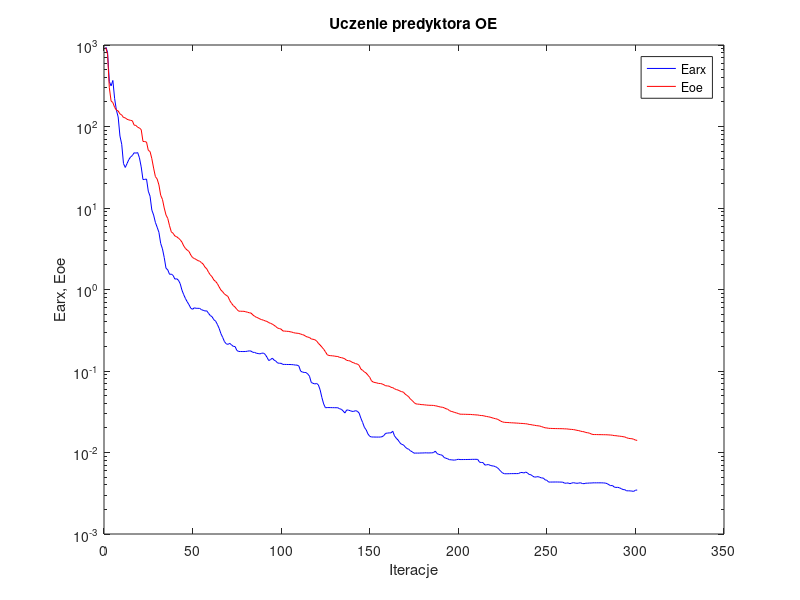
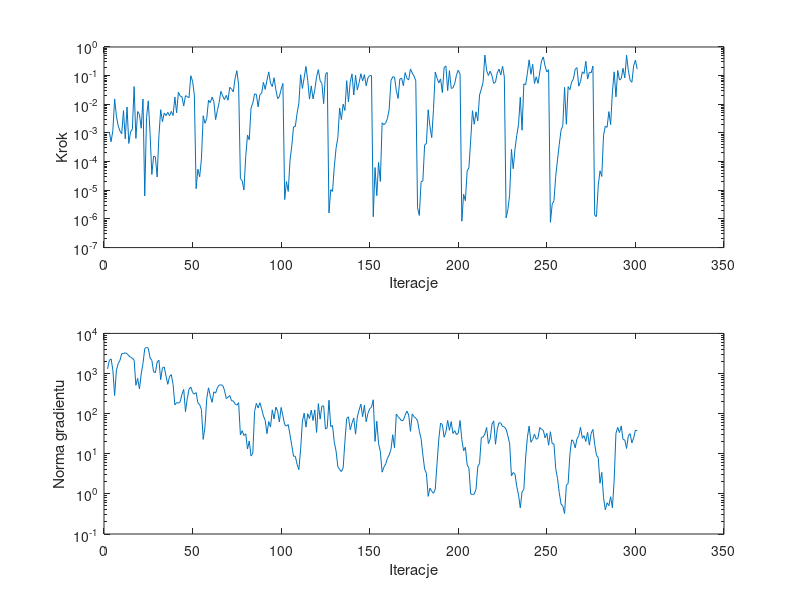

MATLAB code for these plots, in order:
%uczenie predyktora oe
clear all;
n=0; farx(n+1)=9.450425e+002; foe(n+1)=9.281779e+002; wspucz(n+1)=0.000000e+000; ng(n+1)=0.000000e+000;
%odnowa zmiennej metryki
n=1; farx(n+1)=8.193533e+002; foe(n+1)=7.714993e+002; krok(n+1)=1.025308e-003; ng(n+1)=1.305958e+003;
n=2; farx(n+1)=3.568663e+002; foe(n+1)=2.990504e+002; krok(n+1)=1.066758e-003; ng(n+1)=2.120636e+003;
n=3; farx(n+1)=3.152611e+002; foe(n+1)=2.058441e+002; krok(n+1)=4.927090e-004; ng(n+1)=2.316911e+003;
n=4; farx(n+1)=3.671749e+002; foe(n+1)=1.965843e+002; krok(n+1)=1.228039e-003; ng(n+1)=1.220611e+003;
n=5; farx(n+1)=2.197220e+002; foe(n+1)=1.718151e+002; krok(n+1)=1.540553e-002; ng(n+1)=2.831432e+002;
n=6; farx(n+1)=1.583467e+002; foe(n+1)=1.593232e+002; krok(n+1)=3.869544e-003; ng(n+1)=1.213647e+003;
n=7; farx(n+1)=1.306756e+002; foe(n+1)=1.550737e+002; krok(n+1)=1.772228e-003; ng(n+1)=1.759949e+003;
n=8; farx(n+1)=7.643432e+001; foe(n+1)=1.428670e+002; krok(n+1)=1.177085e-003; ng(n+1)=2.121231e+003;
n=9; farx(n+1)=6.059967e+001; foe(n+1)=1.385087e+002; krok(n+1)=9.352282e-004; ng(n+1)=3.139007e+003;
n=10; farx(n+1)=3.512722e+001; foe(n+1)=1.289128e+002; krok(n+1)=5.997467e-003; ng(n+1)=3.118244e+003;
n=11; farx(n+1)=3.144267e+001; foe(n+1)=1.277614e+002; krok(n+1)=6.222250e-004; ng(n+1)=3.287329e+003;
n=12; farx(n+1)=3.507583e+001; foe(n+1)=1.226573e+002; krok(n+1)=8.055458e-003; ng(n+1)=3.130888e+003;
n=13; farx(n+1)=3.921893e+001; foe(n+1)=1.205128e+002; krok(n+1)=4.302795e-004; ng(n+1)=2.766331e+003;
n=14; farx(n+1)=4.227875e+001; foe(n+1)=1.189122e+002; krok(n+1)=1.088038e-003; ng(n+1)=2.543309e+003;
n=15; farx(n+1)=4.404512e+001; foe(n+1)=1.176201e+002; krok(n+1)=1.338974e-003; ng(n+1)=2.405591e+003;
n=16; farx(n+1)=4.762268e+001; foe(n+1)=1.040075e+002; krok(n+1)=4.149438e-002; ng(n+1)=2.160551e+003;
n=17; farx(n+1)=4.710027e+001; foe(n+1)=1.030559e+002; krok(n+1)=6.465635e-004; ng(n+1)=5.093460e+002;
n=18; farx(n+1)=4.787236e+001; foe(n+1)=9.791938e+001; krok(n+1)=5.608324e-003; ng(n+1)=7.605725e+002;
n=19; farx(n+1)=4.129221e+001; foe(n+1)=9.582288e+001; krok(n+1)=4.464102e-003; ng(n+1)=4.122665e+002;
n=20; farx(n+1)=3.195707e+001; foe(n+1)=9.168030e+001; krok(n+1)=1.463096e-003; ng(n+1)=9.770534e+002;
n=21; farx(n+1)=2.231763e+001; foe(n+1)=6.554845e+001; krok(n+1)=1.522640e-002; ng(n+1)=1.775976e+003;
n=22; farx(n+1)=2.243131e+001; foe(n+1)=6.533486e+001; krok(n+1)=6.371971e-006; ng(n+1)=4.180793e+003;
n=23; farx(n+1)=2.267718e+001; foe(n+1)=6.446662e+001; krok(n+1)=3.446556e-003; ng(n+1)=4.524087e+003;
n=24; farx(n+1)=1.609781e+001; foe(n+1)=5.108625e+001; krok(n+1)=1.321526e-002; ng(n+1)=4.250804e+003;
n=25; farx(n+1)=1.394326e+001; foe(n+1)=4.928123e+001; krok(n+1)=9.589643e-004; ng(n+1)=2.440019e+003;
%odnowa zmiennej metryki
n=26; farx(n+1)=9.429224e+000; foe(n+1)=4.031125e+001; krok(n+1)=3.565361e-005; ng(n+1)=2.141623e+003;
n=27; farx(n+1)=8.204448e+000; foe(n+1)=3.090325e+001; krok(n+1)=1.545193e-004; ng(n+1)=1.107180e+003;
n=28; farx(n+1)=6.668957e+000; foe(n+1)=2.430890e+001; krok(n+1)=1.460087e-004; ng(n+1)=1.044670e+003;
n=29; farx(n+1)=5.810876e+000; foe(n+1)=2.269131e+001; krok(n+1)=2.922588e-005; ng(n+1)=1.936202e+003;
n=30; farx(n+1)=5.034953e+000; foe(n+1)=1.921995e+001; krok(n+1)=8.062699e-004; ng(n+1)=2.149681e+003;
n=31; farx(n+1)=3.674674e+000; foe(n+1)=1.431204e+001; krok(n+1)=6.475792e-003; ng(n+1)=7.024888e+002;
n=32; farx(n+1)=3.154122e+000; foe(n+1)=1.275861e+001; krok(n+1)=2.476861e-003; ng(n+1)=1.386277e+003;
n=33; farx(n+1)=2.467461e+000; foe(n+1)=1.000143e+001; krok(n+1)=4.974973e-003; ng(n+1)=1.452309e+003;
n=34; farx(n+1)=1.823467e+000; foe(n+1)=8.218011e+000; krok(n+1)=4.011567e-003; ng(n+1)=8.671198e+002;
n=35; farx(n+1)=1.740787e+000; foe(n+1)=7.434826e+000; krok(n+1)=5.233259e-003; ng(n+1)=5.381138e+002;
n=36; farx(n+1)=1.535198e+000; foe(n+1)=6.051893e+000; krok(n+1)=3.990929e-003; ng(n+1)=8.407556e+002;
n=37; farx(n+1)=1.543830e+000; foe(n+1)=5.095405e+000; krok(n+1)=5.680993e-003; ng(n+1)=9.341497e+002;
n=38; farx(n+1)=1.490406e+000; foe(n+1)=4.897244e+000; krok(n+1)=4.064431e-003; ng(n+1)=5.361831e+002;
n=39; farx(n+1)=1.341759e+000; foe(n+1)=4.539682e+000; krok(n+1)=1.785641e-002; ng(n+1)=1.644396e+002;
n=40; farx(n+1)=1.355372e+000; foe(n+1)=4.445444e+000; krok(n+1)=5.062842e-003; ng(n+1)=1.886162e+002;
n=41; farx(n+1)=1.301348e+000; foe(n+1)=4.267720e+000; krok(n+1)=2.642647e-002; ng(n+1)=1.831137e+002;
n=42; farx(n+1)=1.180429e+000; foe(n+1)=4.083657e+000; krok(n+1)=1.923658e-002; ng(n+1)=1.969619e+002;
n=43; farx(n+1)=9.821249e-001; foe(n+1)=3.811219e+000; krok(n+1)=1.865271e-002; ng(n+1)=3.036244e+002;
n=44; farx(n+1)=8.640319e-001; foe(n+1)=3.428215e+000; krok(n+1)=8.751130e-003; ng(n+1)=4.010385e+002;
n=45; farx(n+1)=7.734079e-001; foe(n+1)=3.185820e+000; krok(n+1)=2.000182e-002; ng(n+1)=1.123156e+002;
n=46; farx(n+1)=7.053953e-001; foe(n+1)=3.041982e+000; krok(n+1)=1.859561e-002; ng(n+1)=2.359585e+002;
n=47; farx(n+1)=6.504308e-001; foe(n+1)=2.926892e+000; krok(n+1)=1.702114e-002; ng(n+1)=4.084513e+002;
n=48; farx(n+1)=5.885147e-001; foe(n+1)=2.646541e+000; krok(n+1)=9.907791e-002; ng(n+1)=4.597150e+002;
n=49; farx(n+1)=5.723749e-001; foe(n+1)=2.466547e+000; krok(n+1)=6.418507e-002; ng(n+1)=3.388972e+002;
n=50; farx(n+1)=5.962617e-001; foe(n+1)=2.400542e+000; krok(n+1)=2.097129e-002; ng(n+1)=3.056942e+002;
%odnowa zmiennej metryki
n=51; farx(n+1)=5.879768e-001; foe(n+1)=2.340149e+000; krok(n+1)=1.138585e-005; ng(n+1)=3.343463e+002;
n=52; farx(n+1)=5.876031e-001; foe(n+1)=2.260307e+000; krok(n+1)=5.445660e-005; ng(n+1)=1.861285e+002;
n=53; farx(n+1)=5.868256e-001; foe(n+1)=2.228951e+000; krok(n+1)=2.952483e-005; ng(n+1)=1.674279e+002;
n=54; farx(n+1)=5.659200e-001; foe(n+1)=2.136136e+000; krok(n+1)=1.250530e-004; ng(n+1)=1.269108e+002;
n=55; farx(n+1)=5.554376e-001; foe(n+1)=2.047608e+000; krok(n+1)=3.985480e-003; ng(n+1)=2.284831e+001;
n=56; farx(n+1)=5.446915e-001; foe(n+1)=1.881074e+000; krok(n+1)=2.176076e-003; ng(n+1)=4.670027e+001;
n=57; farx(n+1)=5.477125e-001; foe(n+1)=1.794227e+000; krok(n+1)=3.209934e-003; ng(n+1)=2.368840e+002;
n=58; farx(n+1)=5.099789e-001; foe(n+1)=1.629977e+000; krok(n+1)=1.401574e-002; ng(n+1)=4.404554e+002;
n=59; farx(n+1)=4.792495e-001; foe(n+1)=1.511898e+000; krok(n+1)=1.136199e-002; ng(n+1)=2.770129e+002;
n=60; farx(n+1)=4.637162e-001; foe(n+1)=1.432486e+000; krok(n+1)=1.775074e-002; ng(n+1)=1.914145e+002;
n=61; farx(n+1)=4.256432e-001; foe(n+1)=1.309054e+000; krok(n+1)=1.254988e-002; ng(n+1)=3.498537e+002;
n=62; farx(n+1)=4.093367e-001; foe(n+1)=1.255840e+000; krok(n+1)=2.926191e-003; ng(n+1)=3.242104e+002;
n=63; farx(n+1)=3.730106e-001; foe(n+1)=1.180708e+000; krok(n+1)=6.071802e-003; ng(n+1)=4.412112e+002;
n=64; farx(n+1)=3.334623e-001; foe(n+1)=1.075565e+000; krok(n+1)=1.159819e-002; ng(n+1)=5.144263e+002;
n=65; farx(n+1)=2.874183e-001; foe(n+1)=9.844744e-001; krok(n+1)=2.835564e-002; ng(n+1)=5.229826e+002;
n=66; farx(n+1)=2.581264e-001; foe(n+1)=9.386892e-001; krok(n+1)=1.973299e-002; ng(n+1)=5.037359e+002;
n=67; farx(n+1)=2.294177e-001; foe(n+1)=8.796234e-001; krok(n+1)=1.464382e-002; ng(n+1)=3.857139e+002;
n=68; farx(n+1)=2.156605e-001; foe(n+1)=8.494045e-001; krok(n+1)=2.043074e-002; ng(n+1)=2.376197e+002;
n=69; farx(n+1)=2.123043e-001; foe(n+1)=8.206279e-001; krok(n+1)=1.388291e-002; ng(n+1)=2.559373e+002;
n=70; farx(n+1)=2.183723e-001; foe(n+1)=7.307357e-001; krok(n+1)=3.923333e-002; ng(n+1)=2.830959e+002;
n=71; farx(n+1)=2.091693e-001; foe(n+1)=6.762475e-001; krok(n+1)=3.393376e-002; ng(n+1)=2.086512e+002;
n=72; farx(n+1)=2.004432e-001; foe(n+1)=6.346275e-001; krok(n+1)=2.710756e-002; ng(n+1)=2.080000e+002;
n=73; farx(n+1)=1.995985e-001; foe(n+1)=6.073630e-001; krok(n+1)=8.044705e-002; ng(n+1)=1.742443e+002;
n=74; farx(n+1)=1.787019e-001; foe(n+1)=5.704792e-001; krok(n+1)=1.490738e-001; ng(n+1)=1.631867e+002;
n=75; farx(n+1)=1.736469e-001; foe(n+1)=5.423318e-001; krok(n+1)=4.674985e-002; ng(n+1)=1.880887e+002;
%odnowa zmiennej metryki
n=76; farx(n+1)=1.735748e-001; foe(n+1)=5.414031e-001; krok(n+1)=2.571568e-005; ng(n+1)=2.947045e+001;
n=77; farx(n+1)=1.733511e-001; foe(n+1)=5.403600e-001; krok(n+1)=2.139878e-005; ng(n+1)=3.763593e+001;
n=78; farx(n+1)=1.733195e-001; foe(n+1)=5.400251e-001; krok(n+1)=1.023989e-005; ng(n+1)=2.844154e+001;
n=79; farx(n+1)=1.737352e-001; foe(n+1)=5.327043e-001; krok(n+1)=1.500113e-004; ng(n+1)=3.151686e+001;
n=80; farx(n+1)=1.749366e-001; foe(n+1)=5.266715e-001; krok(n+1)=8.467050e-004; ng(n+1)=1.312887e+001;
n=81; farx(n+1)=1.766915e-001; foe(n+1)=5.180893e-001; krok(n+1)=5.769914e-004; ng(n+1)=2.072601e+001;
n=82; farx(n+1)=1.756046e-001; foe(n+1)=5.140131e-001; krok(n+1)=7.444102e-003; ng(n+1)=8.775289e+000;
n=83; farx(n+1)=1.694774e-001; foe(n+1)=4.882082e-001; krok(n+1)=1.095618e-002; ng(n+1)=1.032868e+001;
n=84; farx(n+1)=1.692486e-001; foe(n+1)=4.698369e-001; krok(n+1)=2.307159e-002; ng(n+1)=1.126159e+002;
n=85; farx(n+1)=1.652279e-001; foe(n+1)=4.562317e-001; krok(n+1)=2.223039e-002; ng(n+1)=1.811356e+002;
n=86; farx(n+1)=1.638649e-001; foe(n+1)=4.475643e-001; krok(n+1)=8.130648e-003; ng(n+1)=1.384285e+002;
n=87; farx(n+1)=1.621693e-001; foe(n+1)=4.349839e-001; krok(n+1)=2.191235e-002; ng(n+1)=1.875986e+002;
n=88; farx(n+1)=1.651359e-001; foe(n+1)=4.269051e-001; krok(n+1)=2.439969e-002; ng(n+1)=1.317197e+002;
n=89; farx(n+1)=1.659311e-001; foe(n+1)=4.203091e-001; krok(n+1)=5.857529e-002; ng(n+1)=8.711740e+001;
n=90; farx(n+1)=1.599185e-001; foe(n+1)=4.117803e-001; krok(n+1)=3.320390e-002; ng(n+1)=6.788427e+001;
n=91; farx(n+1)=1.474259e-001; foe(n+1)=4.058090e-001; krok(n+1)=6.995615e-002; ng(n+1)=3.175226e+001;
n=92; farx(n+1)=1.343183e-001; foe(n+1)=3.924216e-001; krok(n+1)=1.355389e-001; ng(n+1)=6.333225e+001;
n=93; farx(n+1)=1.379599e-001; foe(n+1)=3.845606e-001; krok(n+1)=5.465714e-002; ng(n+1)=4.642680e+001;
n=94; farx(n+1)=1.437884e-001; foe(n+1)=3.762995e-001; krok(n+1)=4.161404e-002; ng(n+1)=1.240302e+002;
n=95; farx(n+1)=1.362042e-001; foe(n+1)=3.637944e-001; krok(n+1)=8.430727e-002; ng(n+1)=7.379500e+001;
n=96; farx(n+1)=1.321328e-001; foe(n+1)=3.512169e-001; krok(n+1)=3.272372e-002; ng(n+1)=1.457943e+002;
n=97; farx(n+1)=1.254715e-001; foe(n+1)=3.357380e-001; krok(n+1)=1.586441e-002; ng(n+1)=1.159882e+002;
n=98; farx(n+1)=1.244550e-001; foe(n+1)=3.321559e-001; krok(n+1)=1.859267e-002; ng(n+1)=6.179287e+001;
n=99; farx(n+1)=1.241910e-001; foe(n+1)=3.261217e-001; krok(n+1)=3.360874e-002; ng(n+1)=1.428372e+002;
n=100; farx(n+1)=1.204969e-001; foe(n+1)=3.096203e-001; krok(n+1)=5.359529e-002; ng(n+1)=8.798483e+001;
%odnowa zmiennej metryki
n=101; farx(n+1)=1.205099e-001; foe(n+1)=3.090020e-001; krok(n+1)=4.748910e-006; ng(n+1)=5.307806e+001;
n=102; farx(n+1)=1.202948e-001; foe(n+1)=3.071568e-001; krok(n+1)=2.020511e-005; ng(n+1)=4.873514e+001;
n=103; farx(n+1)=1.201364e-001; foe(n+1)=3.063941e-001; krok(n+1)=9.109987e-006; ng(n+1)=5.330466e+001;
n=104; farx(n+1)=1.201842e-001; foe(n+1)=3.032822e-001; krok(n+1)=1.089132e-004; ng(n+1)=2.954603e+001;
n=105; farx(n+1)=1.197701e-001; foe(n+1)=3.002417e-001; krok(n+1)=3.517334e-004; ng(n+1)=1.610636e+001;
n=106; farx(n+1)=1.193893e-001; foe(n+1)=2.955834e-001; krok(n+1)=1.632192e-003; ng(n+1)=8.664952e+000;
n=107; farx(n+1)=1.182309e-001; foe(n+1)=2.920947e-001; krok(n+1)=1.674853e-003; ng(n+1)=8.676157e+000;
n=108; farx(n+1)=1.181358e-001; foe(n+1)=2.908958e-001; krok(n+1)=4.883941e-003; ng(n+1)=5.449218e+000;
n=109; farx(n+1)=1.151181e-001; foe(n+1)=2.887439e-001; krok(n+1)=1.086709e-002; ng(n+1)=4.013279e+000;
n=110; farx(n+1)=9.970494e-002; foe(n+1)=2.839789e-001; krok(n+1)=1.076361e-001; ng(n+1)=1.299204e+001;
n=111; farx(n+1)=9.706023e-002; foe(n+1)=2.797460e-001; krok(n+1)=3.579274e-002; ng(n+1)=6.512145e+001;
n=112; farx(n+1)=9.599409e-002; foe(n+1)=2.749309e-001; krok(n+1)=8.430727e-002; ng(n+1)=1.024160e+002;
n=113; farx(n+1)=9.577367e-002; foe(n+1)=2.653300e-001; krok(n+1)=2.094296e-001; ng(n+1)=4.611913e+001;
n=114; farx(n+1)=9.218131e-002; foe(n+1)=2.606579e-001; krok(n+1)=6.954057e-002; ng(n+1)=9.974074e+001;
n=115; farx(n+1)=8.628188e-002; foe(n+1)=2.579408e-001; krok(n+1)=1.519863e-002; ng(n+1)=7.552712e+001;
n=116; farx(n+1)=7.238502e-002; foe(n+1)=2.471595e-001; krok(n+1)=4.388300e-002; ng(n+1)=1.226843e+002;
n=117; farx(n+1)=7.062978e-002; foe(n+1)=2.451802e-001; krok(n+1)=1.547432e-002; ng(n+1)=6.748479e+001;
n=118; farx(n+1)=6.935675e-002; foe(n+1)=2.419539e-001; krok(n+1)=3.209254e-002; ng(n+1)=1.240562e+002;
n=119; farx(n+1)=7.038444e-002; foe(n+1)=2.340016e-001; krok(n+1)=9.137743e-002; ng(n+1)=3.403568e+001;
n=120; farx(n+1)=6.762538e-002; foe(n+1)=2.188325e-001; krok(n+1)=1.619492e-001; ng(n+1)=1.782197e+002;
n=121; farx(n+1)=5.878674e-002; foe(n+1)=2.083134e-001; krok(n+1)=6.659180e-002; ng(n+1)=7.303487e+001;
n=122; farx(n+1)=4.727341e-002; foe(n+1)=1.964133e-001; krok(n+1)=5.335388e-002; ng(n+1)=1.546272e+002;
n=123; farx(n+1)=3.944672e-002; foe(n+1)=1.851766e-001; krok(n+1)=1.058808e-002; ng(n+1)=1.559569e+002;
n=124; farx(n+1)=3.539921e-002; foe(n+1)=1.722255e-001; krok(n+1)=1.096649e-001; ng(n+1)=4.143339e+001;
n=125; farx(n+1)=3.560353e-002; foe(n+1)=1.585265e-001; krok(n+1)=1.291716e-001; ng(n+1)=4.436195e+001;
%odnowa zmiennej metryki
n=126; farx(n+1)=3.558482e-002; foe(n+1)=1.549653e-001; krok(n+1)=1.620713e-006; ng(n+1)=2.155694e+002;
n=127; farx(n+1)=3.556077e-002; foe(n+1)=1.542359e-001; krok(n+1)=1.051121e-005; ng(n+1)=4.737354e+001;
n=128; farx(n+1)=3.549625e-002; foe(n+1)=1.535214e-001; krok(n+1)=9.107769e-006; ng(n+1)=5.098029e+001;
n=129; farx(n+1)=3.547415e-002; foe(n+1)=1.525832e-001; krok(n+1)=6.596475e-005; ng(n+1)=1.939900e+001;
n=130; farx(n+1)=3.543962e-002; foe(n+1)=1.511788e-001; krok(n+1)=2.917458e-004; ng(n+1)=1.173149e+001;
n=131; farx(n+1)=3.541150e-002; foe(n+1)=1.506450e-001; krok(n+1)=6.822427e-004; ng(n+1)=4.779771e+000;
n=132; farx(n+1)=3.440327e-002; foe(n+1)=1.468530e-001; krok(n+1)=7.444102e-003; ng(n+1)=4.042764e+000;
n=133; farx(n+1)=3.389773e-002; foe(n+1)=1.459210e-001; krok(n+1)=2.929274e-003; ng(n+1)=3.604275e+000;
n=134; farx(n+1)=3.234493e-002; foe(n+1)=1.438744e-001; krok(n+1)=1.012568e-002; ng(n+1)=4.423431e+000;
n=135; farx(n+1)=3.051440e-002; foe(n+1)=1.407591e-001; krok(n+1)=6.130766e-003; ng(n+1)=2.058213e+001;
n=136; farx(n+1)=3.330339e-002; foe(n+1)=1.350222e-001; krok(n+1)=6.692082e-002; ng(n+1)=7.537917e+001;
n=137; farx(n+1)=3.304896e-002; foe(n+1)=1.339503e-001; krok(n+1)=1.219985e-002; ng(n+1)=8.336954e+001;
n=138; farx(n+1)=3.258893e-002; foe(n+1)=1.326594e-001; krok(n+1)=6.013604e-002; ng(n+1)=3.954908e+001;
n=139; farx(n+1)=3.196716e-002; foe(n+1)=1.281202e-001; krok(n+1)=1.150668e-001; ng(n+1)=5.808856e+001;
n=140; farx(n+1)=3.198649e-002; foe(n+1)=1.261648e-001; krok(n+1)=2.118041e-002; ng(n+1)=7.776061e+001;
n=141; farx(n+1)=3.262080e-002; foe(n+1)=1.229797e-001; krok(n+1)=1.028567e-001; ng(n+1)=3.081595e+001;
n=142; farx(n+1)=3.206781e-002; foe(n+1)=1.218977e-001; krok(n+1)=3.172883e-002; ng(n+1)=8.253055e+001;
n=143; farx(n+1)=3.053824e-002; foe(n+1)=1.174570e-001; krok(n+1)=5.716001e-002; ng(n+1)=1.238963e+002;
n=144; farx(n+1)=2.637479e-002; foe(n+1)=1.056856e-001; krok(n+1)=1.160291e-001; ng(n+1)=1.724833e+002;
n=145; farx(n+1)=2.335557e-002; foe(n+1)=1.018630e-001; krok(n+1)=6.544743e-002; ng(n+1)=8.379958e+001;
n=146; farx(n+1)=2.035212e-002; foe(n+1)=9.731006e-002; krok(n+1)=1.080330e-001; ng(n+1)=1.614655e+002;
n=147; farx(n+1)=1.897100e-002; foe(n+1)=9.443493e-002; krok(n+1)=4.438543e-002; ng(n+1)=6.264611e+001;
n=148; farx(n+1)=1.689153e-002; foe(n+1)=8.876848e-002; krok(n+1)=8.343244e-002; ng(n+1)=1.019761e+002;
n=149; farx(n+1)=1.581238e-002; foe(n+1)=8.377702e-002; krok(n+1)=1.006999e-001; ng(n+1)=1.321340e+002;
n=150; farx(n+1)=1.549823e-002; foe(n+1)=7.579089e-002; krok(n+1)=1.001107e-001; ng(n+1)=1.446263e+002;
%odnowa zmiennej metryki
n=151; farx(n+1)=1.549663e-002; foe(n+1)=7.307233e-002; krok(n+1)=1.195540e-006; ng(n+1)=2.218003e+002;
n=152; farx(n+1)=1.547498e-002; foe(n+1)=7.219935e-002; krok(n+1)=6.214509e-005; ng(n+1)=2.032269e+001;
n=153; farx(n+1)=1.545936e-002; foe(n+1)=7.142525e-002; krok(n+1)=6.482851e-006; ng(n+1)=6.447769e+001;
n=154; farx(n+1)=1.546674e-002; foe(n+1)=7.034733e-002; krok(n+1)=9.416187e-005; ng(n+1)=1.780305e+001;
n=155; farx(n+1)=1.547393e-002; foe(n+1)=7.025371e-002; krok(n+1)=2.027520e-005; ng(n+1)=1.144203e+001;
n=156; farx(n+1)=1.562658e-002; foe(n+1)=6.939941e-002; krok(n+1)=2.269576e-003; ng(n+1)=3.472236e+000;
n=157; farx(n+1)=1.616205e-002; foe(n+1)=6.782479e-002; krok(n+1)=1.942128e-003; ng(n+1)=4.632351e+000;
n=158; farx(n+1)=1.719308e-002; foe(n+1)=6.590093e-002; krok(n+1)=2.224854e-003; ng(n+1)=5.572264e+000;
n=159; farx(n+1)=1.729386e-002; foe(n+1)=6.562100e-002; krok(n+1)=3.174920e-003; ng(n+1)=7.737946e+000;
n=160; farx(n+1)=1.741645e-002; foe(n+1)=6.510106e-002; krok(n+1)=6.819101e-003; ng(n+1)=9.370174e+000;
n=161; farx(n+1)=1.740429e-002; foe(n+1)=6.311390e-002; krok(n+1)=6.721749e-002; ng(n+1)=1.286892e+001;
n=162; farx(n+1)=1.825216e-002; foe(n+1)=6.248121e-002; krok(n+1)=9.137743e-002; ng(n+1)=2.981469e+001;
n=163; farx(n+1)=1.599785e-002; foe(n+1)=6.053009e-002; krok(n+1)=8.892157e-002; ng(n+1)=1.403768e+001;
n=164; farx(n+1)=1.494546e-002; foe(n+1)=5.919544e-002; krok(n+1)=3.065020e-002; ng(n+1)=9.701973e+001;
n=165; farx(n+1)=1.422827e-002; foe(n+1)=5.837154e-002; krok(n+1)=1.598692e-002; ng(n+1)=8.430980e+001;
n=166; farx(n+1)=1.319587e-002; foe(n+1)=5.686835e-002; krok(n+1)=7.610620e-002; ng(n+1)=7.508290e+001;
n=167; farx(n+1)=1.258272e-002; foe(n+1)=5.582759e-002; krok(n+1)=8.219922e-002; ng(n+1)=6.608090e+001;
n=168; farx(n+1)=1.241571e-002; foe(n+1)=5.506531e-002; krok(n+1)=4.438543e-002; ng(n+1)=6.885062e+001;
n=169; farx(n+1)=1.172959e-002; foe(n+1)=5.215709e-002; krok(n+1)=1.277097e-001; ng(n+1)=9.116497e+001;
n=170; farx(n+1)=1.118106e-002; foe(n+1)=5.014147e-002; krok(n+1)=8.097460e-002; ng(n+1)=1.154222e+002;
n=171; farx(n+1)=1.097563e-002; foe(n+1)=4.836122e-002; krok(n+1)=7.053511e-002; ng(n+1)=9.285135e+001;
n=172; farx(n+1)=1.047284e-002; foe(n+1)=4.507450e-002; krok(n+1)=1.710829e-001; ng(n+1)=3.630685e+001;
n=173; farx(n+1)=1.020284e-002; foe(n+1)=4.346119e-002; krok(n+1)=1.234102e-001; ng(n+1)=9.829299e+001;
n=174; farx(n+1)=9.817618e-003; foe(n+1)=4.102310e-002; krok(n+1)=9.636975e-002; ng(n+1)=8.378787e+001;
n=175; farx(n+1)=9.843263e-003; foe(n+1)=3.958955e-002; krok(n+1)=6.645935e-002; ng(n+1)=7.731485e+001;
%odnowa zmiennej metryki
n=176; farx(n+1)=9.835862e-003; foe(n+1)=3.921499e-002; krok(n+1)=2.455049e-006; ng(n+1)=6.573391e+001;
n=177; farx(n+1)=9.836081e-003; foe(n+1)=3.913298e-002; krok(n+1)=1.324721e-006; ng(n+1)=3.644640e+001;
n=178; farx(n+1)=9.868825e-003; foe(n+1)=3.871002e-002; krok(n+1)=1.999909e-005; ng(n+1)=2.390757e+001;
n=179; farx(n+1)=9.866376e-003; foe(n+1)=3.864321e-002; krok(n+1)=2.114892e-005; ng(n+1)=9.380545e+000;
n=180; farx(n+1)=9.899489e-003; foe(n+1)=3.840907e-002; krok(n+1)=3.812452e-004; ng(n+1)=4.163242e+000;
n=181; farx(n+1)=9.903385e-003; foe(n+1)=3.821448e-002; krok(n+1)=4.270496e-004; ng(n+1)=3.245176e+000;
n=182; farx(n+1)=9.875259e-003; foe(n+1)=3.804424e-002; krok(n+1)=6.446985e-003; ng(n+1)=8.673829e-001;
n=183; farx(n+1)=9.894896e-003; foe(n+1)=3.793546e-002; krok(n+1)=1.683682e-003; ng(n+1)=1.387868e+000;
n=184; farx(n+1)=9.904028e-003; foe(n+1)=3.791312e-002; krok(n+1)=6.847610e-004; ng(n+1)=1.160136e+000;
n=185; farx(n+1)=9.965532e-003; foe(n+1)=3.780207e-002; krok(n+1)=6.700076e-003; ng(n+1)=1.034725e+000;
n=186; farx(n+1)=1.040005e-002; foe(n+1)=3.743420e-002; krok(n+1)=1.341318e-001; ng(n+1)=1.308844e+000;
n=187; farx(n+1)=9.723846e-003; foe(n+1)=3.712264e-002; krok(n+1)=8.219922e-002; ng(n+1)=5.741805e+000;
n=188; farx(n+1)=9.473904e-003; foe(n+1)=3.656969e-002; krok(n+1)=5.560984e-002; ng(n+1)=2.326014e+001;
n=189; farx(n+1)=9.384140e-003; foe(n+1)=3.612655e-002; krok(n+1)=7.694633e-002; ng(n+1)=5.815385e+001;
n=190; farx(n+1)=9.234463e-003; foe(n+1)=3.593175e-002; krok(n+1)=2.567947e-002; ng(n+1)=5.338005e+001;
n=191; farx(n+1)=8.680712e-003; foe(n+1)=3.537582e-002; krok(n+1)=1.892883e-001; ng(n+1)=2.581486e+001;
n=192; farx(n+1)=8.504343e-003; foe(n+1)=3.445637e-002; krok(n+1)=2.193298e-001; ng(n+1)=3.462808e+001;
n=193; farx(n+1)=8.380274e-003; foe(n+1)=3.395797e-002; krok(n+1)=3.012318e-002; ng(n+1)=6.796325e+001;
n=194; farx(n+1)=8.154626e-003; foe(n+1)=3.271887e-002; krok(n+1)=1.492217e-001; ng(n+1)=3.840663e+001;
n=195; farx(n+1)=8.143310e-003; foe(n+1)=3.193821e-002; krok(n+1)=3.585307e-002; ng(n+1)=6.329706e+001;
n=196; farx(n+1)=8.081405e-003; foe(n+1)=3.157298e-002; krok(n+1)=3.757462e-002; ng(n+1)=3.209192e+001;
n=197; farx(n+1)=8.071455e-003; foe(n+1)=3.095842e-002; krok(n+1)=5.360061e-002; ng(n+1)=3.764507e+001;
n=198; farx(n+1)=8.160090e-003; foe(n+1)=3.057949e-002; krok(n+1)=1.067078e-001; ng(n+1)=2.983625e+001;
n=199; farx(n+1)=8.258810e-003; foe(n+1)=3.007379e-002; krok(n+1)=1.550419e-001; ng(n+1)=3.284592e+001;
n=200; farx(n+1)=8.194249e-003; foe(n+1)=2.951187e-002; krok(n+1)=1.113003e-001; ng(n+1)=6.715846e+001;
%odnowa zmiennej metryki
n=201; farx(n+1)=8.195538e-003; foe(n+1)=2.949316e-002; krok(n+1)=8.334458e-007; ng(n+1)=2.249765e+001;
n=202; farx(n+1)=8.199343e-003; foe(n+1)=2.945508e-002; krok(n+1)=7.265431e-006; ng(n+1)=1.191307e+001;
n=203; farx(n+1)=8.203392e-003; foe(n+1)=2.942527e-002; krok(n+1)=4.333677e-006; ng(n+1)=1.450567e+001;
n=204; farx(n+1)=8.203378e-003; foe(n+1)=2.937662e-002; krok(n+1)=4.687315e-005; ng(n+1)=5.305221e+000;
n=205; farx(n+1)=8.217963e-003; foe(n+1)=2.933548e-002; krok(n+1)=6.140895e-005; ng(n+1)=4.395229e+000;
n=206; farx(n+1)=8.222675e-003; foe(n+1)=2.931196e-002; krok(n+1)=5.668187e-004; ng(n+1)=1.002845e+000;
n=207; farx(n+1)=8.246341e-003; foe(n+1)=2.914501e-002; krok(n+1)=5.980899e-003; ng(n+1)=9.529989e-001;
n=208; farx(n+1)=8.238437e-003; foe(n+1)=2.908354e-002; krok(n+1)=2.004465e-003; ng(n+1)=9.924394e-001;
n=209; farx(n+1)=8.256031e-003; foe(n+1)=2.890830e-002; krok(n+1)=5.478088e-003; ng(n+1)=1.304312e+000;
n=210; farx(n+1)=8.215710e-003; foe(n+1)=2.888571e-002; krok(n+1)=2.659087e-003; ng(n+1)=4.776024e+000;
n=211; farx(n+1)=7.590933e-003; foe(n+1)=2.854789e-002; krok(n+1)=2.107682e-002; ng(n+1)=5.739003e+000;
n=212; farx(n+1)=7.545521e-003; foe(n+1)=2.843639e-002; krok(n+1)=3.388472e-002; ng(n+1)=2.538055e+001;
n=213; farx(n+1)=7.513813e-003; foe(n+1)=2.832155e-002; krok(n+1)=5.893163e-002; ng(n+1)=2.616070e+001;
n=214; farx(n+1)=7.014274e-003; foe(n+1)=2.793088e-002; krok(n+1)=5.249576e-001; ng(n+1)=3.103666e+001;
n=215; farx(n+1)=7.059284e-003; foe(n+1)=2.767944e-002; krok(n+1)=1.511586e-001; ng(n+1)=4.524236e+001;
n=216; farx(n+1)=7.121841e-003; foe(n+1)=2.741713e-002; krok(n+1)=1.011122e-001; ng(n+1)=1.782087e+001;
n=217; farx(n+1)=6.956460e-003; foe(n+1)=2.715014e-002; krok(n+1)=1.431809e-001; ng(n+1)=2.345284e+001;
n=218; farx(n+1)=6.858887e-003; foe(n+1)=2.671258e-002; krok(n+1)=1.003397e-001; ng(n+1)=5.396588e+001;
n=219; farx(n+1)=6.823318e-003; foe(n+1)=2.629998e-002; krok(n+1)=5.401650e-002; ng(n+1)=6.578080e+001;
n=220; farx(n+1)=6.698586e-003; foe(n+1)=2.599167e-002; krok(n+1)=5.955282e-002; ng(n+1)=1.722813e+001;
n=221; farx(n+1)=6.533234e-003; foe(n+1)=2.566886e-002; krok(n+1)=1.245141e-001; ng(n+1)=4.116765e+001;
n=222; farx(n+1)=6.214864e-003; foe(n+1)=2.498323e-002; krok(n+1)=1.686145e-001; ng(n+1)=5.961758e+001;
n=223; farx(n+1)=5.865899e-003; foe(n+1)=2.422499e-002; krok(n+1)=1.057221e-001; ng(n+1)=5.774169e+001;
n=224; farx(n+1)=5.618131e-003; foe(n+1)=2.373279e-002; krok(n+1)=2.134155e-001; ng(n+1)=4.762382e+001;
n=225; farx(n+1)=5.484435e-003; foe(n+1)=2.346813e-002; krok(n+1)=8.892157e-002; ng(n+1)=4.695249e+001;
%odnowa zmiennej metryki
n=226; farx(n+1)=5.486278e-003; foe(n+1)=2.337921e-002; krok(n+1)=1.089869e-006; ng(n+1)=4.078794e+001;
n=227; farx(n+1)=5.488921e-003; foe(n+1)=2.331686e-002; krok(n+1)=2.117218e-006; ng(n+1)=2.790711e+001;
n=228; farx(n+1)=5.496596e-003; foe(n+1)=2.323811e-002; krok(n+1)=6.971762e-006; ng(n+1)=1.780068e+001;
n=229; farx(n+1)=5.505976e-003; foe(n+1)=2.314141e-002; krok(n+1)=2.662021e-004; ng(n+1)=2.811110e+000;
n=230; farx(n+1)=5.505669e-003; foe(n+1)=2.311378e-002; krok(n+1)=5.665485e-005; ng(n+1)=3.405128e+000;
n=231; farx(n+1)=5.512400e-003; foe(n+1)=2.301904e-002; krok(n+1)=2.681146e-004; ng(n+1)=3.108170e+000;
n=232; farx(n+1)=5.509460e-003; foe(n+1)=2.295529e-002; krok(n+1)=8.229017e-004; ng(n+1)=1.534196e+000;
n=233; farx(n+1)=5.517471e-003; foe(n+1)=2.288103e-002; krok(n+1)=1.923079e-003; ng(n+1)=9.465414e-001;
n=234; farx(n+1)=5.662005e-003; foe(n+1)=2.276738e-002; krok(n+1)=1.761298e-002; ng(n+1)=4.489377e-001;
n=235; farx(n+1)=5.694489e-003; foe(n+1)=2.274400e-002; krok(n+1)=1.250114e-003; ng(n+1)=1.125359e+000;
n=236; farx(n+1)=5.598158e-003; foe(n+1)=2.263238e-002; krok(n+1)=5.160128e-002; ng(n+1)=1.285354e+000;
n=237; farx(n+1)=5.752474e-003; foe(n+1)=2.252894e-002; krok(n+1)=4.757597e-002; ng(n+1)=7.802035e+000;
n=238; farx(n+1)=5.628705e-003; foe(n+1)=2.240635e-002; krok(n+1)=1.196783e-001; ng(n+1)=2.565512e+001;
n=239; farx(n+1)=5.378589e-003; foe(n+1)=2.209243e-002; krok(n+1)=3.550835e-001; ng(n+1)=4.909981e+001;
n=240; farx(n+1)=5.333051e-003; foe(n+1)=2.198478e-002; krok(n+1)=1.115271e-001; ng(n+1)=1.938121e+001;
n=241; farx(n+1)=5.128282e-003; foe(n+1)=2.172895e-002; krok(n+1)=2.490283e-001; ng(n+1)=2.271365e+001;
n=242; farx(n+1)=4.991356e-003; foe(n+1)=2.160425e-002; krok(n+1)=5.335388e-002; ng(n+1)=3.083504e+001;
n=243; farx(n+1)=5.012592e-003; foe(n+1)=2.137187e-002; krok(n+1)=9.048247e-002; ng(n+1)=2.294536e+001;
n=244; farx(n+1)=5.058052e-003; foe(n+1)=2.126617e-002; krok(n+1)=5.381807e-002; ng(n+1)=2.469205e+001;
n=245; farx(n+1)=4.965009e-003; foe(n+1)=2.112106e-002; krok(n+1)=1.338047e-001; ng(n+1)=4.493025e+001;
n=246; farx(n+1)=4.872101e-003; foe(n+1)=2.078944e-002; krok(n+1)=3.311156e-001; ng(n+1)=4.075171e+001;
n=247; farx(n+1)=4.857369e-003; foe(n+1)=2.042454e-002; krok(n+1)=4.500546e-001; ng(n+1)=3.824360e+001;
n=248; farx(n+1)=4.624167e-003; foe(n+1)=2.009826e-002; krok(n+1)=2.144024e-001; ng(n+1)=2.486814e+001;
n=249; farx(n+1)=4.558040e-003; foe(n+1)=2.000482e-002; krok(n+1)=1.341318e-001; ng(n+1)=3.235222e+001;
n=250; farx(n+1)=4.337943e-003; foe(n+1)=1.979913e-002; krok(n+1)=1.619492e-001; ng(n+1)=1.631516e+001;
%odnowa zmiennej metryki
n=251; farx(n+1)=4.338235e-003; foe(n+1)=1.976238e-002; krok(n+1)=7.645964e-007; ng(n+1)=3.540169e+001;
n=252; farx(n+1)=4.339949e-003; foe(n+1)=1.972155e-002; krok(n+1)=3.222710e-006; ng(n+1)=1.783074e+001;
n=253; farx(n+1)=4.344564e-003; foe(n+1)=1.967726e-002; krok(n+1)=4.341472e-006; ng(n+1)=1.762944e+001;
n=254; farx(n+1)=4.345360e-003; foe(n+1)=1.965898e-002; krok(n+1)=3.076914e-005; ng(n+1)=4.266783e+000;
n=255; farx(n+1)=4.345816e-003; foe(n+1)=1.963445e-002; krok(n+1)=1.156138e-004; ng(n+1)=2.425098e+000;
n=256; farx(n+1)=4.339137e-003; foe(n+1)=1.961907e-002; krok(n+1)=3.994639e-004; ng(n+1)=1.074224e+000;
n=257; farx(n+1)=4.335476e-003; foe(n+1)=1.960250e-002; krok(n+1)=1.236155e-003; ng(n+1)=5.612944e-001;
n=258; farx(n+1)=4.324411e-003; foe(n+1)=1.959016e-002; krok(n+1)=1.812955e-003; ng(n+1)=4.955148e-001;
n=259; farx(n+1)=4.203312e-003; foe(n+1)=1.950497e-002; krok(n+1)=3.899737e-002; ng(n+1)=3.240718e-001;
n=260; farx(n+1)=4.204536e-003; foe(n+1)=1.950103e-002; krok(n+1)=2.013864e-003; ng(n+1)=1.633141e+000;
n=261; farx(n+1)=4.231002e-003; foe(n+1)=1.939017e-002; krok(n+1)=4.134280e-002; ng(n+1)=1.811501e+000;
n=262; farx(n+1)=4.144217e-003; foe(n+1)=1.926486e-002; krok(n+1)=3.236826e-002; ng(n+1)=9.555298e+000;
n=263; farx(n+1)=4.213884e-003; foe(n+1)=1.920920e-002; krok(n+1)=6.074057e-002; ng(n+1)=2.226229e+001;
n=264; farx(n+1)=4.266044e-003; foe(n+1)=1.909268e-002; krok(n+1)=7.694633e-002; ng(n+1)=2.038755e+001;
n=265; farx(n+1)=4.215556e-003; foe(n+1)=1.895114e-002; krok(n+1)=1.677703e-001; ng(n+1)=1.401786e+001;
n=266; farx(n+1)=4.189757e-003; foe(n+1)=1.870238e-002; krok(n+1)=1.902702e-001; ng(n+1)=2.339928e+001;
n=267; farx(n+1)=4.215758e-003; foe(n+1)=1.856562e-002; krok(n+1)=4.312599e-002; ng(n+1)=2.839556e+001;
n=268; farx(n+1)=4.254936e-003; foe(n+1)=1.827803e-002; krok(n+1)=6.211076e-002; ng(n+1)=4.574750e+001;
n=269; farx(n+1)=4.161584e-003; foe(n+1)=1.808334e-002; krok(n+1)=1.355729e-001; ng(n+1)=2.443897e+001;
n=270; farx(n+1)=4.145380e-003; foe(n+1)=1.796111e-002; krok(n+1)=1.181740e-001; ng(n+1)=2.823356e+001;
n=271; farx(n+1)=4.205346e-003; foe(n+1)=1.759479e-002; krok(n+1)=3.169310e-001; ng(n+1)=2.026106e+001;
n=272; farx(n+1)=4.200129e-003; foe(n+1)=1.748291e-002; krok(n+1)=7.604386e-002; ng(n+1)=3.415185e+001;
n=273; farx(n+1)=4.226607e-003; foe(n+1)=1.728246e-002; krok(n+1)=1.320338e-001; ng(n+1)=1.641746e+001;
n=274; farx(n+1)=4.221824e-003; foe(n+1)=1.690892e-002; krok(n+1)=1.260304e-001; ng(n+1)=3.252155e+001;
n=275; farx(n+1)=4.244776e-003; foe(n+1)=1.662288e-002; krok(n+1)=2.155114e-001; ng(n+1)=4.030328e+001;
%odnowa zmiennej metryki
n=276; farx(n+1)=4.244058e-003; foe(n+1)=1.660732e-002; krok(n+1)=1.344274e-006; ng(n+1)=1.724932e+001;
n=277; farx(n+1)=4.243785e-003; foe(n+1)=1.660308e-002; krok(n+1)=1.207182e-006; ng(n+1)=9.278029e+000;
n=278; farx(n+1)=4.245967e-003; foe(n+1)=1.657059e-002; krok(n+1)=1.442554e-005; ng(n+1)=7.965444e+000;
n=279; farx(n+1)=4.244036e-003; foe(n+1)=1.656389e-002; krok(n+1)=4.789661e-005; ng(n+1)=1.839997e+000;
n=280; farx(n+1)=4.244984e-003; foe(n+1)=1.655169e-002; krok(n+1)=3.039896e-005; ng(n+1)=3.428761e+000;
n=281; farx(n+1)=4.232293e-003; foe(n+1)=1.653030e-002; krok(n+1)=8.410247e-004; ng(n+1)=8.026721e-001;
n=282; farx(n+1)=4.215500e-003; foe(n+1)=1.652005e-002; krok(n+1)=1.730220e-003; ng(n+1)=3.999631e-001;
n=283; farx(n+1)=4.153575e-003; foe(n+1)=1.649350e-002; krok(n+1)=1.570905e-003; ng(n+1)=6.002037e-001;
n=284; farx(n+1)=4.028295e-003; foe(n+1)=1.643548e-002; krok(n+1)=5.548179e-003; ng(n+1)=5.072517e-001;
n=285; farx(n+1)=3.917195e-003; foe(n+1)=1.637989e-002; krok(n+1)=1.950271e-003; ng(n+1)=8.476651e-001;
n=286; farx(n+1)=3.941695e-003; foe(n+1)=1.630166e-002; krok(n+1)=2.727319e-002; ng(n+1)=4.511999e-001;
n=287; farx(n+1)=3.770607e-003; foe(n+1)=1.611819e-002; krok(n+1)=1.357860e-001; ng(n+1)=2.221062e+000;
n=288; farx(n+1)=3.725638e-003; foe(n+1)=1.607688e-002; krok(n+1)=1.818608e-002; ng(n+1)=3.237378e+001;
n=289; farx(n+1)=3.743349e-003; foe(n+1)=1.595440e-002; krok(n+1)=1.511586e-001; ng(n+1)=4.526612e+001;
n=290; farx(n+1)=3.685528e-003; foe(n+1)=1.587003e-002; krok(n+1)=7.000904e-002; ng(n+1)=3.377426e+001;
n=291; farx(n+1)=3.601270e-003; foe(n+1)=1.577385e-002; krok(n+1)=7.897489e-002; ng(n+1)=4.932384e+001;
n=292; farx(n+1)=3.510484e-003; foe(n+1)=1.563909e-002; krok(n+1)=1.803622e-001; ng(n+1)=2.262645e+001;
n=293; farx(n+1)=3.496714e-003; foe(n+1)=1.551389e-002; krok(n+1)=8.331886e-002; ng(n+1)=2.206000e+001;
n=294; farx(n+1)=3.388584e-003; foe(n+1)=1.519085e-002; krok(n+1)=5.179043e-001; ng(n+1)=1.356436e+001;
n=295; farx(n+1)=3.388661e-003; foe(n+1)=1.493277e-002; krok(n+1)=1.492217e-001; ng(n+1)=2.815244e+001;
n=296; farx(n+1)=3.381939e-003; foe(n+1)=1.482540e-002; krok(n+1)=6.900644e-002; ng(n+1)=3.170345e+001;
n=297; farx(n+1)=3.361997e-003; foe(n+1)=1.476436e-002; krok(n+1)=5.857529e-002; ng(n+1)=1.869707e+001;
n=298; farx(n+1)=3.334527e-003; foe(n+1)=1.455320e-002; krok(n+1)=2.203117e-001; ng(n+1)=2.474431e+001;
n=299; farx(n+1)=3.445647e-003; foe(n+1)=1.420308e-002; krok(n+1)=3.505976e-001; ng(n+1)=3.875962e+001;
n=300; farx(n+1)=3.466687e-003; foe(n+1)=1.408016e-002; krok(n+1)=1.686145e-001; ng(n+1)=3.749882e+001;

figure; semilogy(farx,'b'); hold on; semilogy(foe,'r'); xlabel('Iteracje'); ylabel('Earx, Eoe'); legend('Earx','Eoe'); title('Uczenie predyktora OE');
figure; subplot(2,1,1); semilogy(krok); xlabel('Iteracje'); ylabel('Krok');
subplot(2,1,2); semilogy(ng); xlabel('Iteracje'); ylabel('Norma gradientu');
Earx=farx(n+1)
Eoe=foe(n+1)
